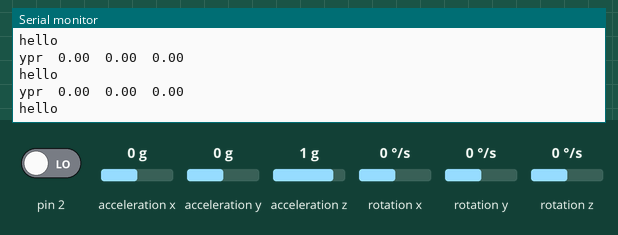
Simulated run of this sketch. Board: Arduino Uno, built with avr-gcc and run on an emulated ATmega328P. Parts: the last lines printed to the serial monitor. Inputs (shaded band) come from the test bench; at power-on: acceleration x 0 g, rotation z 0 °/s, acceleration y 0 g, acceleration z 1 g, pin 2 LOW, rotation x 0 °/s, rotation y 0 °/s. The sensor or clock chip raises its interrupt line as the real part does.

Above: at 1.7 s.
1.8 s: acceleration x set to -1.4 g
At 2.8 s:
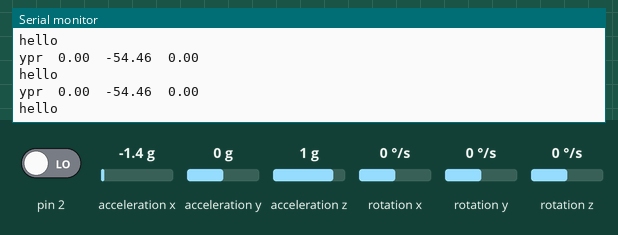
3.3 s: rotation z set to -192 °/s
At 4.0 s:
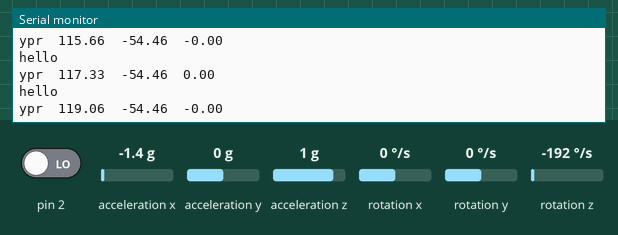
6.3 s: acceleration y set to 0.8 g
At 7.4 s:
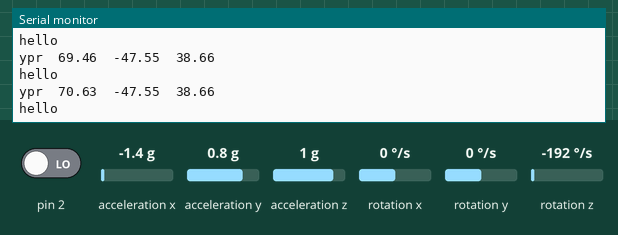
9.3 s: acceleration x set to 0 g
At 10.4 s:
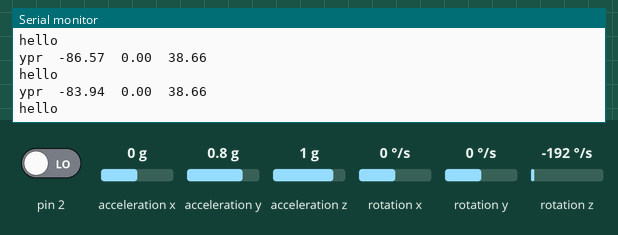
12.3 s: acceleration z set to -0.8 g
At 13.3 s:
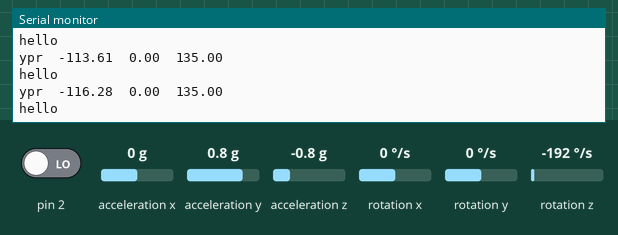
Timing chart, 0 to 13.9 s (numbered marks = the images above; inputs shaded):
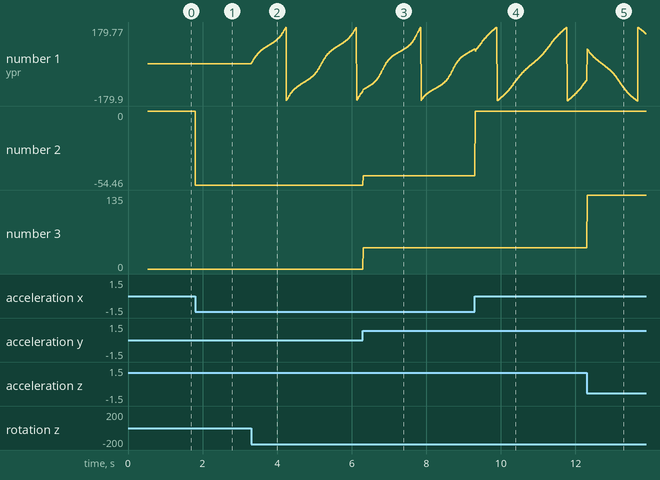

The sketch:

trying_dmp.ino
```cpp
#include "I2Cdev.h"
#include "Wire.h"
#include "MPU6050_6Axis_MotionApps20.h"
int ax_offset,ay_offset,az_offset,gx_offset,gy_offset,gz_offset;
MPU6050 mpu;
Quaternion q;
VectorFloat gravity;
float ypr[3];
uint16_t packetSize ;
volatile bool mpuInterrupt = false ;
void setup() {
  Wire.begin();
 // TWBR = 24;
  Serial.begin(115200);
  while (!Serial);
  Serial.println(F("Initializing I2C devices..."));
  mpu.initialize();
  Serial.println(F("Testing device connections..."));
  Serial.println(mpu.testConnection() ? F("MPU6050 connection successful") : F("MPU6050 connection failed"));
  Serial.println(F("\nSend any character to begin DMP programming and demo: "));
  /*while (Serial.available() && Serial.read()); // empty buffer
  while (!Serial.available());                 // wait for data
  while (Serial.available() && Serial.read()); // empty buffer again
  */Serial.println(F("Initializing DMP..."));
  uint8_t devStatus = mpu.dmpInitialize();
 // calibrate();
  mpu.setXAccelOffset(-887);
    mpu.setYAccelOffset(-1836);
    mpu.setZAccelOffset(1881);
    mpu.setXGyroOffset(67);
    mpu.setYGyroOffset(2);
    mpu.setZGyroOffset(-18);
  while(devStatus)Serial.println(F("dmp initialising failed"));
  mpu.setDMPEnabled(true);
  Serial.println(F("Enabling DMP..."));
  attachInterrupt(0, dmpDataReady, RISING);
  Serial.println(F("Enabling interrupt detection (Arduino external interrupt 0)..."));
//  mpuIntStatus = mpu.getIntStatus();
  packetSize = mpu.dmpGetFIFOPacketSize();
  Serial.println(F("done with setup"));

}

void loop() {
  uint16_t fifoCount;
  uint8_t fifoBuffer[64];
  do{
    //
    Serial.println(F("hello"));
    //
  }while(!mpuInterrupt && fifoCount < packetSize);
  mpuInterrupt=false;
  fifoCount=mpu.getFIFOCount();
  uint8_t mpuIntStatus = mpu.getIntStatus();

  if ((mpuIntStatus & 0x10) || fifoCount ==1024) {
    // reset so we can continue cleanly
    mpu.resetFIFO();
    Serial.println(F("FIFO overflow!"));

    // otherwise, check for DMP data ready interrupt (this should happen frequently)
  }
  else if(mpuIntStatus & 0x02){
    while (fifoCount < packetSize) fifoCount = mpu.getFIFOCount();
    mpu.getFIFOBytes(fifoBuffer, packetSize);
    fifoCount -= packetSize;
    mpu.dmpGetQuaternion(&q, fifoBuffer);
    mpu.dmpGetGravity(&gravity, &q);
    mpu.dmpGetYawPitchRoll(ypr, &q, &gravity);
    Serial.print("ypr\t");
    Serial.print(ypr[0] * 180/M_PI);
    Serial.print("\t");
    Serial.print(ypr[1] * 180/M_PI);
    Serial.print("\t");
    Serial.println(ypr[2] * 180/M_PI);

  }


}
void dmpDataReady(){
  mpuInterrupt = true ;
}
void calibrate(){

  int16_t ax, ay, az,gx, gy, gz;
  int buffersize=1000;     //Amount of readings used to average, make it higher to get more precision but sketch will be slower  (default:1000)
  int acel_deadzone=8;     //Acelerometer error allowed, make it lower to get more precision, but sketch may not converge  (default:8)
  int giro_deadzone=1;     //Giro error allowed, make it lower to get more precision, but sketch may not converge  (default:1)
  int mean_ax,mean_ay,mean_az,mean_gx,mean_gy,mean_gz,state=0;

  Serial.println(F("\nMPU6050 Calibration Sketch"));
  delay(2000);
  Serial.println(F("\nYour MPU6050 should be placed in horizontal position, with package letters facing up. \nDon't touch it until you see a finish message.\n"));
  delay(3000);
  // verify connection
  Serial.println(mpu.testConnection() ? F("MPU6050 connection successful") : F("MPU6050 connection failed"));
  delay(1000);
  // reset offsets
  mpu.setXAccelOffset(0);
  mpu.setYAccelOffset(0);
  mpu.setZAccelOffset(0);
  mpu.setXGyroOffset(0);
  mpu.setYGyroOffset(0);
  mpu.setZGyroOffset(0);
  Serial.println(F("\nReading sensors for first time..."));

///////////////////////////////////////////////////////////////mean sensors function

  long i=0,buff_ax=0,buff_ay=0,buff_az=0,buff_gx=0,buff_gy=0,buff_gz=0;

  while (i<(buffersize+101)){
    // read raw accel/gyro measurements from device
    mpu.getMotion6(&ax, &ay, &az, &gx, &gy, &gz);

    if (i>100 && i<=(buffersize+100)){ //First 100 measures are discarded
      buff_ax=buff_ax+ax;
      buff_ay=buff_ay+ay;
      buff_az=buff_az+az;
      buff_gx=buff_gx+gx;
      buff_gy=buff_gy+gy;
      buff_gz=buff_gz+gz;
    }
    if (i==(buffersize+100)){
      mean_ax=buff_ax/buffersize;
      mean_ay=buff_ay/buffersize;
      mean_az=buff_az/buffersize;
      mean_gx=buff_gx/buffersize;
      mean_gy=buff_gy/buffersize;
      mean_gz=buff_gz/buffersize;
    }
    i++;
    delay(2); //Needed so we don't get repeated measures
  }
//////////////////////////////////////////////////////////////////mean sensors finish

  delay(1000);
  Serial.println(F("\nCalculating offsets..."));
////////////////////////////////////////////////////////// calibration function

  ax_offset=-mean_ax/8;
  ay_offset=-mean_ay/8;
  az_offset=(16384-mean_az)/8;

  gx_offset=-mean_gx/4;
  gy_offset=-mean_gy/4;
  gz_offset=-mean_gz/4;
  while (1){
    int ready=0;
    mpu.setXAccelOffset(ax_offset);
    mpu.setYAccelOffset(ay_offset);
    mpu.setZAccelOffset(az_offset);

    mpu.setXGyroOffset(gx_offset);
    mpu.setYGyroOffset(gy_offset);
    mpu.setZGyroOffset(gz_offset);

//////////////////////////////////////////////////////////////////////////// meansensors function

  long i=0,buff_ax=0,buff_ay=0,buff_az=0,buff_gx=0,buff_gy=0,buff_gz=0;

  while (i<(buffersize+101)){
    // read raw accel/gyro measurements from device
    mpu.getMotion6(&ax, &ay, &az, &gx, &gy, &gz);

    if (i>100 && i<=(buffersize+100)){ //First 100 measures are discarded
      buff_ax=buff_ax+ax;
      buff_ay=buff_ay+ay;
      buff_az=buff_az+az;
      buff_gx=buff_gx+gx;
      buff_gy=buff_gy+gy;
      buff_gz=buff_gz+gz;
    }
    if (i==(buffersize+100)){
      mean_ax=buff_ax/buffersize;
      mean_ay=buff_ay/buffersize;
      mean_az=buff_az/buffersize;
      mean_gx=buff_gx/buffersize;
      mean_gy=buff_gy/buffersize;
      mean_gz=buff_gz/buffersize;
    }
    i++;
    delay(2); //Needed so we don't get repeated measures
  }


///////////////////////////////////////////////////////////////meansensors finish
    Serial.println(F("..."));

    if (abs(mean_ax)<=acel_deadzone) ready++;
    else ax_offset=ax_offset-mean_ax/acel_deadzone;

    if (abs(mean_ay)<=acel_deadzone) ready++;
    else ay_offset=ay_offset-mean_ay/acel_deadzone;

    if (abs(16384-mean_az)<=acel_deadzone) ready++;
    else az_offset=az_offset+(16384-mean_az)/acel_deadzone;

    if (abs(mean_gx)<=giro_deadzone) ready++;
    else gx_offset=gx_offset-mean_gx/(giro_deadzone+1);

    if (abs(mean_gy)<=giro_deadzone) ready++;
    else gy_offset=gy_offset-mean_gy/(giro_deadzone+1);

    if (abs(mean_gz)<=giro_deadzone) ready++;
    else gz_offset=gz_offset-mean_gz/(giro_deadzone+1);

    if (ready==6) break;
  }

//////////////////////////////////////////////////////////////////////function finish

  Serial.println(F("\nFINISHED!"));
  Serial.print(F("Your offsets:\t"));
    Serial.print(ax_offset);
    Serial.print("\t");
    Serial.print(ay_offset);
    Serial.print("\t");
    Serial.print(az_offset);
    Serial.print("\t");
    Serial.print(gx_offset);
    Serial.print("\t");
    Serial.print(gy_offset);
    Serial.print("\t");
    Serial.println(gz_offset);
    Serial.println(F("\nData is printed as: acelX acelY acelZ giroX giroY giroZ"));
    Serial.println(F("Check that your sensor readings are close to 0 0 16384 0 0 0"));
    Serial.println(F("If calibration was succesful write down your offsets so you can set them in your projects using something similar to mpu.setXAccelOffset(youroffset)"));
    mpu.setXAccelOffset(ax_offset);
    mpu.setYAccelOffset(ay_offset);
    mpu.setZAccelOffset(az_offset);
    mpu.setXGyroOffset(gx_offset);
    mpu.setYGyroOffset(gy_offset);
    mpu.setZGyroOffset(gz_offset);
}
```

Measured:
- after the input at 1.8 s, the serial monitor: prints a new line at once (image 1)
- after the input at 3.3 s, the serial monitor: prints a new line at once (image 2)
- plotted number 1: 0 → -131.93 after the input at 3.3 s
- plotted number 2: 0 → -54.46 after the input at 1.8 s
